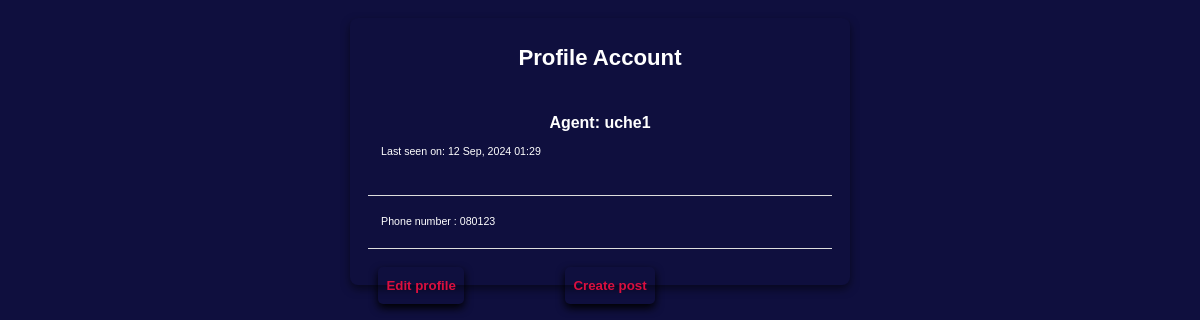
The app's page /account/ (signed in), older data.
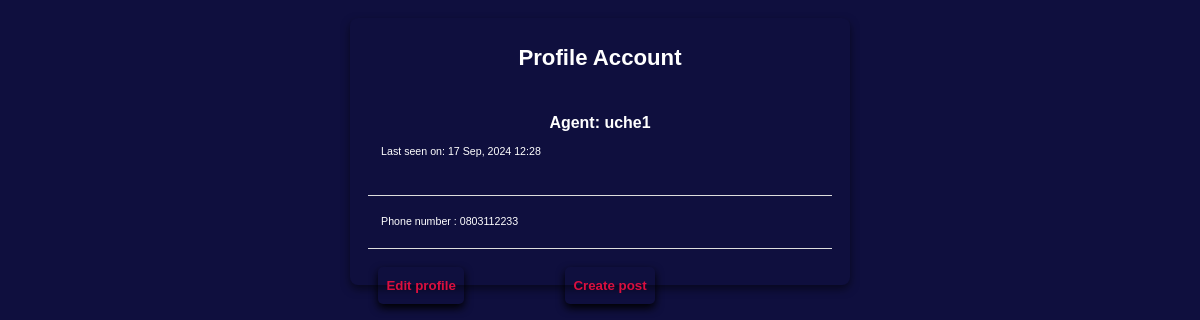
The same page, newer data.
### app/models.py (models this page shows, shortened)
class User(db.Model, UserMixin):
    id = db.Column(db.Integer, primary_key=True)
    first_name = db.Column(db.String(20), nullable=False)
    last_name = db.Column(db.String(20), nullable=False)
    username = db.Column(db.String(20), unique=True, nullable=False)
    email = db.Column(db.String(40), nullable=False)
    password_hash = db.Column(db.String(250), nullable=False)
    phone_number = db.Column(db.String(15), nullable=False)
    phone_number_2 = db.Column(db.String(15))
    last_seen = db.Column(db.DateTime, default=lambda: datetime.now(timezone.utc))
    posts = db.relationship(
        'Post', backref='agent', lazy=True)

### app/routes.py (the view)
@app.route('/account/')
@login_required
def account():
    user = User.query.all()
    return render_template('account.html', title='account page', user=user)

### app/models.py (called while the page is built)
@login.user_loader
def load_user(id):
    return User.query.get(int(id))

### app/routes.py (called while the page is built)
@app.before_request
def before_request():
    if current_user.is_authenticated:
        current_user.last_seen = datetime.now(timezone.utc)
        db.session.commit()

### app/templates/account.html (shortened to what this page needs)
{% extends 'base.html' %}
    {% block content %}
        <section class="empty__page_load">
            <h1>Profile Account</h1>
            <table>
                <tr>
                    <td >
                        <h1>Agent: {{ current_user.username }}</h1>
                        {% if current_user.last_seen %}<p>Last seen on: {{ current_user.last_seen.strftime(
                            '%d %b, %Y %H:%M') }}</p><br>
                        {% endif %}
                    </td>
                </tr>
                <tr>
                    <td>
                        <p>Phone number : {{ current_user.phone_number }}</p>
                    </td>
                </tr>
            </table>
           <div class="cont2">
                <small class="small1">
                    <a href="{{ url_for('edit_account') }}">Edit profile</a>
                </small>
                <small class="small2">
                    <a href="{{ url_for('new_post') }}">Create post</a>
                </small>
           </div>
        </section>
    {% endblock content %}

### app/templates/base.html (shortened to what this page needs)
<!DOCTYPE html>
<html lang="en">
  <head>
    <link
      href="https://unpkg.com/boxicons@2.0.7/css/boxicons.min.css"
      rel="stylesheet"
    />
    <link
      rel="stylesheet"
      href="https://cdnjs.cloudflare.com/ajax/libs/font-awesome/5.15.3/css/all.min.css"
    />
    <link
      rel="stylesheet"
      href="https://unpkg.com/swiper/swiper-bundle.min.css"
    />
    <link rel="stylesheet" href="{{ url_for('static', filename='css/styles.css') }}">
  </head>
  <body>
    {% block content %}
    {% endblock content %}
  </body>
</html>

### app/static/css/styles.css (style rules this page uses)
:root { --white: #fff; --black: #222; --green: #be0f02; --grey1: #f0f0f0; --grey2: #e9d7d3; }
*, *::before, *::after { margin: 0; padding: 0; box-sizing: inherit; }
html { box-sizing: border-box; font-size: 55.5%; scroll-behavior: smooth; }
body { font-family: "Roboto", sans-serif; font-size: 1.6rem; background-color: var(--white); font-weight: 400; font-style: normal; }
a { text-decoration: none; }
:root { --color-primary: #6f6af8; --color-primary-light: hsl(242, 91%, 69%, 18%); --color-primary-variant: #5854c7; --color-red: #da0f3f; --color-red-light: hsl(346, 87%, 46%, 15%); --color-green: #00c476; --color-green-light: hsl(156, 100%, 38%, 15%); --color-gray-900: #1e1e66; --color-gray-700: #2d2b7c; --color-gray-300: rgba(242, 242, 254, 0.3); --color-gray-200: rgba(242, 242, 254, 0.7); --color-white: #f2f2fe; --color-bg: #0f0f3e; --transition: all 300ms ease; --container-width-lg: 74%; --container-width-md: 88%; --form-width: 40%; --card-border-radius-1: 0.3rem; --card-border-radius-2: 0.5rem; --card-border-radius-3: 0.8rem; --card-border-radius-4: 2rem; --card-border-radius-5: 5rem; }
* { margin: 0; padding: 0; outline: 0; border: 0; appearance: 0; list-style: none; text-decoration: none; box-sizing: border-box; }
body { font-family: 'Montserrat', sans-serif; line-height: 1.6; color: var(--color-gray-200); overflow-x: hidden; background: var(--color-bg); font-size: 0.9rem; }
section { margin-top: 3rem; width: 100vw; }
h1, h2, h3, h4, h5 { color: var(--color-white); line-height: 1.3; }
h1 { font-size: 3rem; margin: 1rem 0; }
a { color: var(--color-white); transition: var(--transition); }
.empty__page_load { margin: 2rem auto; margin-bottom: 9rem; padding: 2rem; width: 500px; background-color: transparent; border-radius: 8px; box-shadow: 0 4px 8px rgba(0, 0, 0, 0.5); }
.empty__page_load h1 { text-align: center; font-size: 2.5rem; color: var(--white); margin-bottom: 2rem; }
.empty__page_load table { width: 100%; border-collapse: collapse; }
.empty__page_load td { padding: 1.5rem; text-align: left; vertical-align: top; font-size: 1.2rem; color: var(--white) }
.empty__page_load td h1 { font-size: 1.8rem; color: var(--white); margin-bottom: 1rem; }
.empty__page_load td p { margin: 0.5rem 0; font-size: 1.2rem; color: var(--white) }
.empty__page_load table tr:not(:last-child) td { border-bottom: 1px solid #ddd; }
.empty__page_load table tr:not(:first-child) td { border-bottom: 1px solid #ddd; }
.empty__page_load .cont2 { margin-top: 2rem; text-align: center; font-weight: 600; }
.empty__page_load .cont2 .small1 a { float: left; margin-left: 1.2rem; font-size: 1.5rem; background-color: transparent; color: var(--color-red); box-shadow: 0 4px 8px rgba(0, 0, 0, 1.5); border-radius: 5px; padding: 0.9rem; }
.empty__page_load .cont2 .small2 a { float: right; margin-right: 20rem; font-size: 1.5rem; background-color: transparent; color: var(--color-red); box-shadow: 0 4px 8px rgba(0, 0, 0, 1.5); border-radius: 5px; padding: 0.9rem; }

Row changes from the older to the newer data that the page shows:
changed User "uche1": last_seen "12 Sep, 2024 01:29" → "17 Sep, 2024 12:28"; phone_number "080123" → "0803112233"
